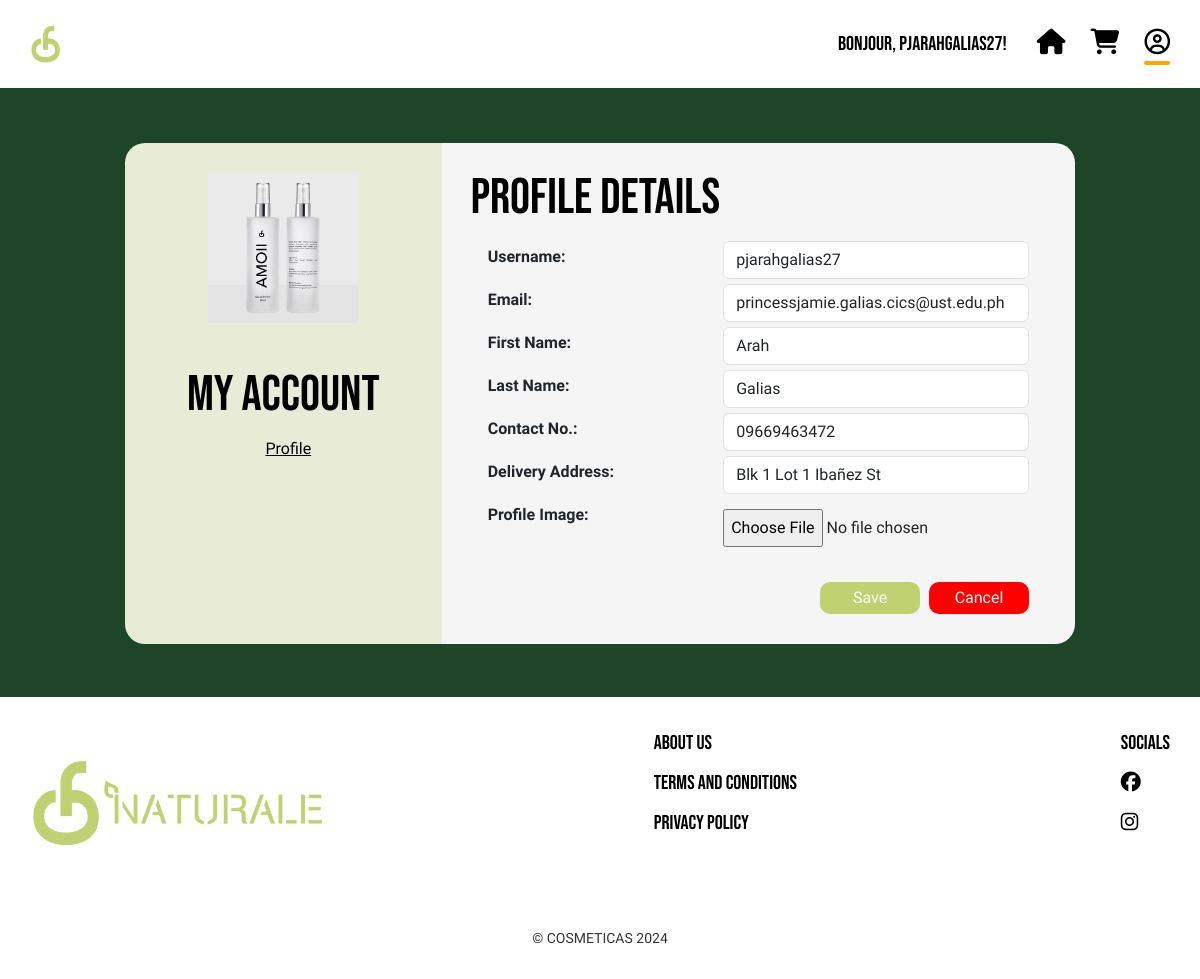
The page /User_Profile_Page/editUserProfile.php (signed in) on the database as committed earlier.
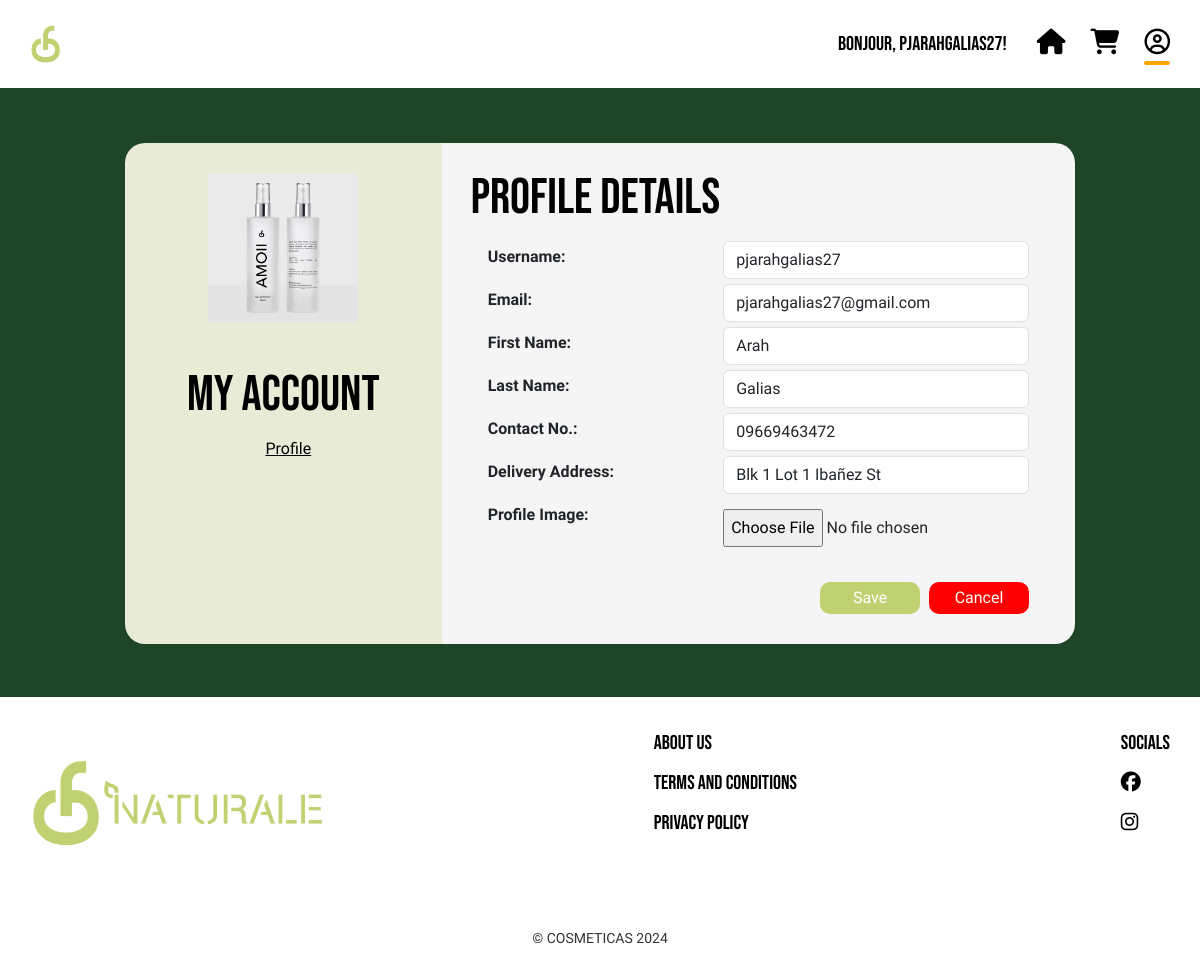
The same page on the database as committed later.
### tables this page shows
CREATE TABLE `tb_user` (
  `user_id` int(11) NOT NULL,
  `username` varchar(30) DEFAULT NULL,
  `email` varchar(50) DEFAULT NULL,
  `pass` varchar(255) NOT NULL,
  `first_name` varchar(30) DEFAULT NULL,
  `last_name` varchar(30) DEFAULT NULL,
  `contact_no` varchar(11) DEFAULT NULL,
  `address` varchar(50) DEFAULT NULL,
  `role` varchar(30) DEFAULT NULL,
  `profile_image` varchar(255) DEFAULT NULL,
  `validated` tinyint(1) DEFAULT NULL,
  `token` varchar(32) DEFAULT NULL,
  `token_created_at` timestamp NOT NULL DEFAULT current_timestamp()
);

### User_Profile_Page/editUserProfile.php (the view, shortened to what the changed rows need)
<?php
require_once "../conn.php";
if (isset($_SESSION['email'])) {
    $email = $_SESSION['email'];
    $stmt = $conn->prepare("SELECT username, email, first_name, last_name, contact_no, address, profile_image FROM tb_user WHERE email = ?");
    $stmt->bind_param("s", $email);
    $stmt->execute();
    $result = $stmt->get_result();
    if ($result->num_rows > 0) {
        $user = $result->fetch_assoc();
    } else {
        $user = ['error' => 'User not found'];
    }
} else {
    header('Location: ../Registration_Page/registration.php');
    exit();
}
?>
<!DOCTYPE html>
<html lang="en">
<head>
    <link rel="stylesheet" href="style.css">
    <link href="https://cdn.jsdelivr.net/npm/bootstrap@5.3.3/dist/css/bootstrap.min.css" rel="stylesheet">
    <link rel="stylesheet" href="https://cdnjs.cloudflare.com/ajax/libs/font-awesome/6.5.1/css/all.min.css">
    <link rel="stylesheet" href="https://cdnjs.cloudflare.com/ajax/libs/bootstrap-icons/1.10.3/font/bootstrap-icons.min.css">
    <link rel="stylesheet" href="style.css">
</head>
<body>
<header>
        <div class="navbar">
        <p class="usernamedisplay">Bonjour, <?php echo htmlspecialchars($user['username'], ENT_QUOTES, 'UTF-8'); ?>!</p>
            <div class="icons">
                <a href = "../Home_Page/Home.php"><i class="fa-solid fa-house home"></i></a>
                <a href ="../drew/cart.php"><i class="fa-solid fa-cart-shopping cart"></i></a>
                <a href="UserProfile.php"><i class ="far fa-user-circle fa-2x icon-profile"></i></a>
            </div>
        </div>
    </header>
    <div class="main mb-5">
        <div class="row">
        <div class="col-md-4 left-panel container">
                <img src="<?php echo htmlspecialchars(isset($user['profile_image']) && !empty($user['profile_image']) ? $user['profile_image'] : '../Resources/profile.png', ENT_QUOTES, 'UTF-8'); ?>" alt="Profile Icon" name="icon" id="icon" class="profile-icon" width="150" max-height="150" style="margin: 10px;"/>
                <br>
                <h2>My Account</h2>
                <a href="UserProfile.php" class="active">Profile</a>
            </div>
            <div class="col-md-8 right-panel container">
                <div class="row">
                <h2 class="lead">Profile Details </h2>
                        <form method="post" action="" id="profileForm" enctype="multipart/form-data">
                            <div class="row">
                                <div class="col-md-7">
                                    <input type="text" name="username" id="username" class="editable form-control profile-input" value="<?php echo htmlspecialchars($user['username'], ENT_QUOTES, 'UTF-8'); ?>" required>
                                </div>
                            </div>
                            <div class="row">
                                <div class="col-md-7">
                                    <input type="email" name="email" class="editable form-control profile-input" value="<?php echo htmlspecialchars($user['email'], ENT_QUOTES, 'UTF-8'); ?>" required pattern="^[^\s@]+@[^\s@]+\.[^\s@]+$" title="Please enter a valid email address">
                                </div>
                            </div>
                            <div class="row">
                                <div class="col-md-7">
                                    <input type="text" name="first_name" class="editable form-control profile-input"
                                        value="<?php echo htmlspecialchars($user['first_name'], ENT_QUOTES, 'UTF-8'); ?>"
                                        required pattern="^[A-Za-z\s]+$"
                                        title="First name should only contain letters.">
                                </div>
                            </div>
                            <div class="row">
                                <div class="col-md-7">
                                    <input type="text" name="last_name" class="editable form-control profile-input"
                                        value="<?php echo htmlspecialchars($user['last_name'], ENT_QUOTES, 'UTF-8'); ?>"
                                        required pattern="^[A-Za-z\s]+$"
                                        title="Last name should only contain letters.">
                                </div>
                            </div>
                            <div class="row">
                                <div class="col-md-7">
                                    <input type="text" name="contact_no" class="editable form-control profile-input" value="<?php echo htmlspecialchars($user['contact_no'], ENT_QUOTES, 'UTF-8'); ?>" required pattern="^\d{11}$" title="Please enter a valid 11-digit phone number">
                                </div>
                            </div>
                            <div class="row">
                                <div class="col-md-7">
                                    <input type="text" name="address" class="editable form-control profile-input" value="<?php echo htmlspecialchars($user['address'], ENT_QUOTES, 'UTF-8'); ?>" required>
                                </div>
                            </div>
                        </form>
                    </div>
                </div>
            </div>
        </div>
</body>
</html>

Rows that differ between the two databases and show on the page:
changed tb_user "pjarahgalias27": email "princessjamie.galias.cics@ust.edu.ph" → "pjarahgalias27@gmail.com"
